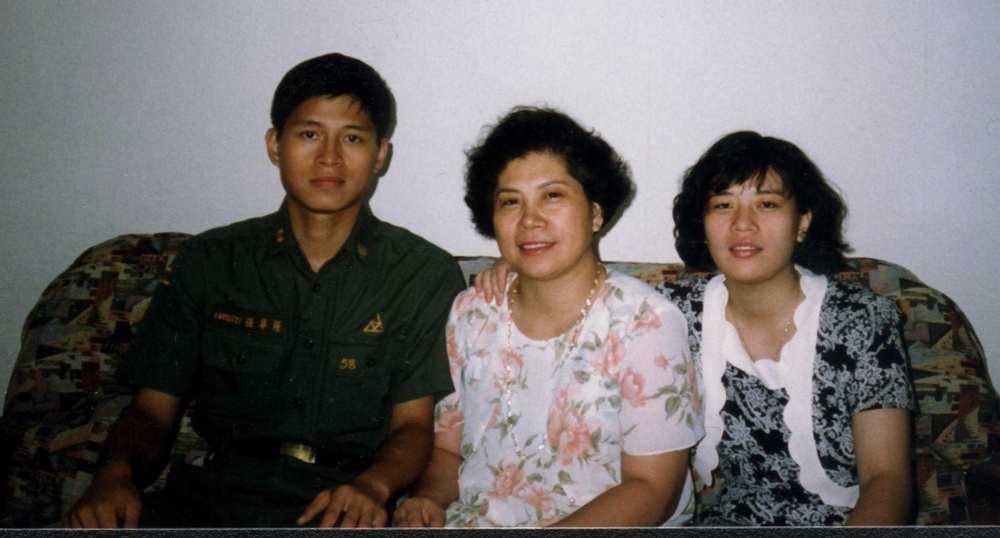
%> input picture Matlab Tutorial/Matlab Sample Codes/f1.jpg, 1000 x 538 px, shrunk from 2340 x 1260 before the run
$ octave example4_24.m   (GNU Octave 9; MATLAB toolbox functions it lacks are replaced by stand-ins)
%> lines starting %> are read from the running program, lines starting %| are printed output that depends on the picture
clear
I = imread('f1.jpg');
%> I is the input picture: size 538x1000x3 uint8; mean R, G, B 111.1, 106.7, 106.1
BW = rgb2gray(I);
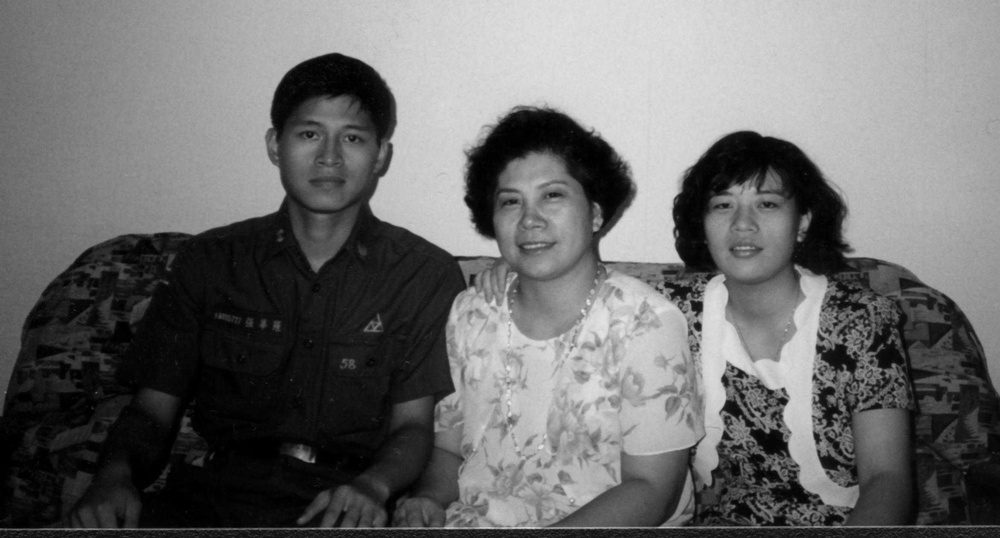
%> BW: size 538x1000 uint8; min 0, max 231, mean 107.9
J = imnoise(BW,'salt & pepper',0.02);
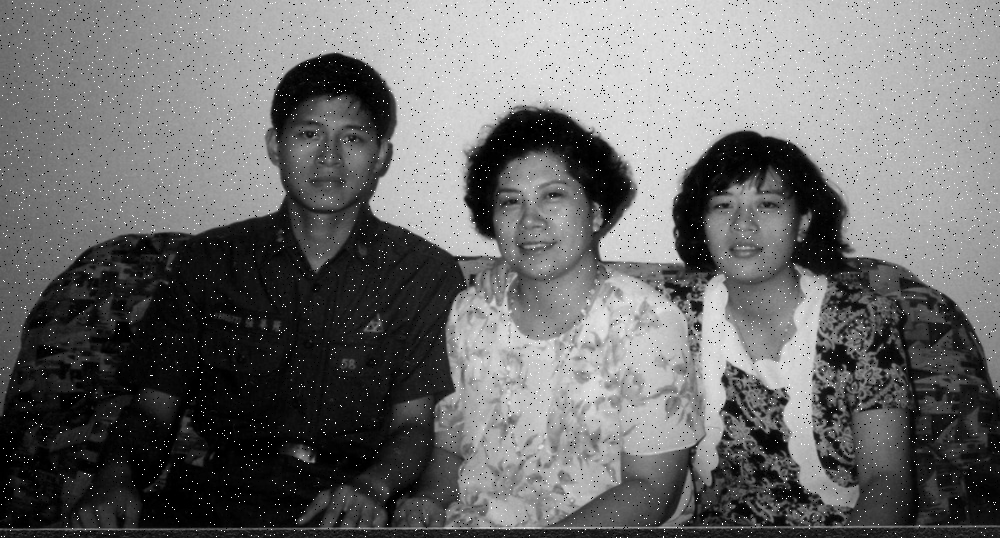
%> J: size 538x1000 uint8; min 0, max 255, mean 108.3
K = medfilt2(J);
subplot(121)
imshow(J)
subplot(122)
imshow(K)
